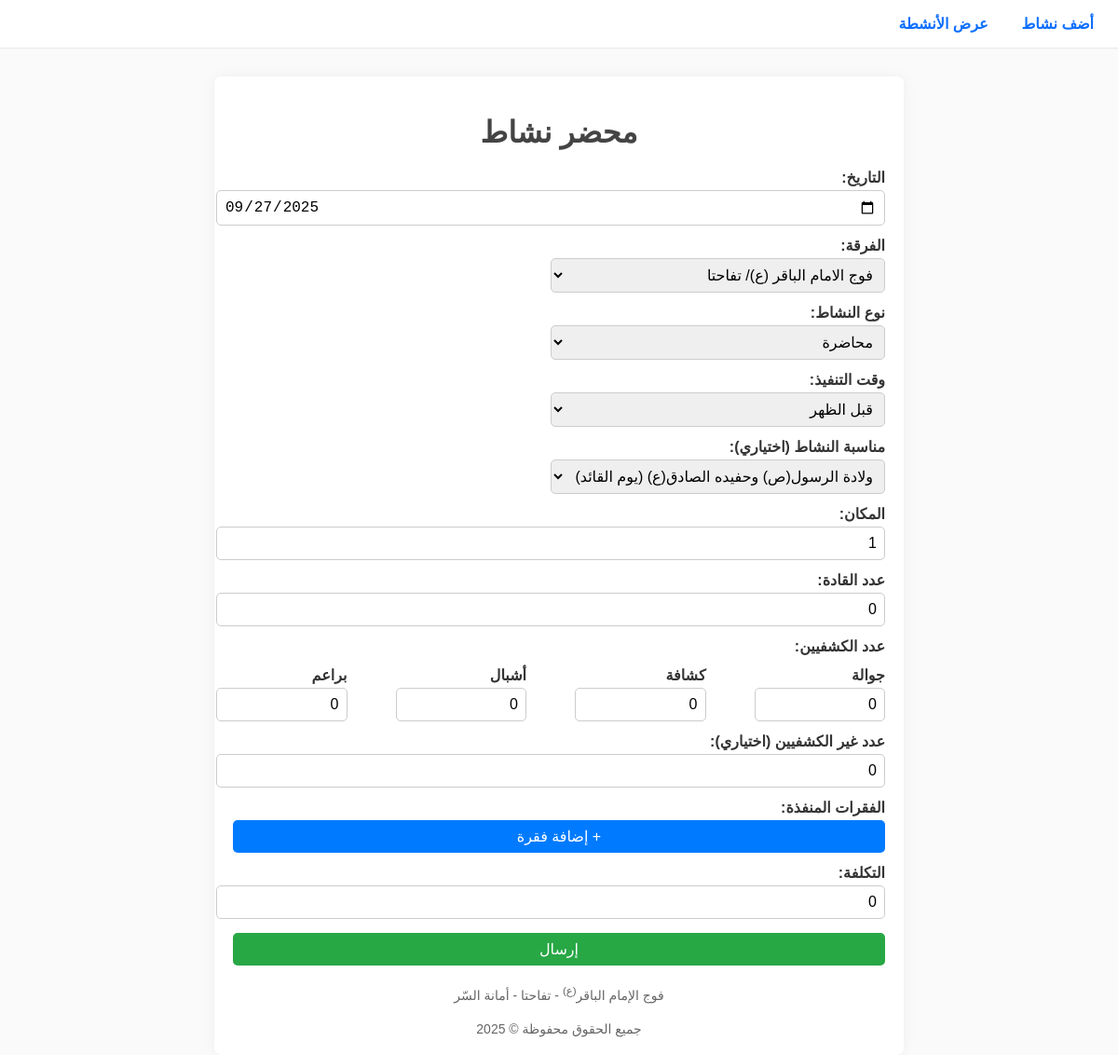
/edit/19, run on the app's committed database.
### tables this page shows
CREATE TABLE activities (
    id INTEGER PRIMARY KEY AUTOINCREMENT,
    date TEXT NOT NULL,
    group_name TEXT NOT NULL,
    activity_type TEXT NOT NULL,
    time TEXT NOT NULL,
    occasion TEXT,
    place TEXT NOT NULL,
    leaders_count INTEGER NOT NULL DEFAULT 0,
    jawele_count INTEGER NOT NULL DEFAULT 0,
    kashefe_count INTEGER NOT NULL DEFAULT 0,
    ashbele_count INTEGER NOT NULL DEFAULT 0,
    bara3em_count INTEGER NOT NULL DEFAULT 0,
    non_scouts_count INTEGER DEFAULT 0,
    paragraphs TEXT NOT NULL,
    cost INTEGER NOT NULL DEFAULT 0,
    created_at TEXT DEFAULT (DATETIME('now','localtime')),
    updated_at TEXT DEFAULT (DATETIME('now','localtime')),
    checked INTEGER DEFAULT 0,
    checked_at TEXT DEFAULT NULL
);

### app.py (the view, shortened to what this page needs)
@app.route("/edit/<int:activity_id>", methods=["GET", "POST"])
def edit_activity(activity_id):
    conn = get_conn()
    cursor = conn.cursor()
    cursor.execute("SELECT * FROM activities WHERE id = ?", (activity_id,))
    activity = cursor.fetchone()
    print(activity)
    conn.close()
    if not activity:
        flash("النشاط غير موجود", "error")
        return redirect(url_for("activities"))
    return render_template("edit_activity.html", activity=activity)

### app.py (called while the page is built)
def get_conn():
    return sqlite3.connect(DB_PATH)

### templates/edit_activity.html (shortened to what this page needs)
<!DOCTYPE html>
<html lang="ar" dir="rtl">
  <head>
    <link
      rel="stylesheet"
      href="https://cdn.jsdelivr.net/npm/choices.js/public/assets/styles/choices.min.css"
    />
  </head>
  <body>
    <nav class="site-nav">
      <div class="nav-inner">
        <a href="{{ url_for('index') }}">أضف نشاط</a>
        <a href="{{ url_for('activities') }}">عرض الأنشطة</a>
      </div>
    </nav>
    <div class="container">
      <h1>محضر نشاط</h1>
      <form method="POST" , enctype="multipart/form-data">
        <label>التاريخ:</label>
        <input type="date" name="date" value="{{ activity[1] }}" required />
        <label>الفرقة:</label>
        <div class="select-wrapper">
          <select id="group" name="group">
            <option value="{{ activity[2] }}">{{ activity[2] }}</option>
          </select>
        </div>
        <label>نوع النشاط:</label>
        <div class="select-wrapper">
          <select id="activity_type" name="activity_type">
            <option value="{{ activity[3] }}">{{ activity[3] }}</option>
          </select>
        </div>
        <label>وقت التنفيذ:</label>
        <div class="select-wrapper">
          <select id="time" name="time">
            <option value="{{ activity[4] }}">{{ activity[4] }}</option>
          </select>
        </div>
        <label>مناسبة النشاط (اختياري):</label>
        <div class="select-wrapper">
          <select id="occasion" name="occasion">
            <option>{{ activity[5] }}</option>
          </select>
        </div>
        <label>المكان:</label>
        <input type="text" name="place" value="{{ activity[6] }}" required />
        <label>عدد القادة:</label>
        <input
          type="number"
          name="leaders"
          value="{{ activity[7] }}"
          required
          min="0"
        />
        <label>عدد الكشفيين:</label>
        <div id="scouts_container">
          <div>
            <label for="jawele">جوالة</label>
            <input
              type="number"
              id="jawele"
              name="jawele"
              min="0"
              value="{{ activity[8] }}"
              onfocus="this.select()"
            />
          </div>
          <div>
            <label for="kashefe">كشافة</label>
            <input
              type="number"
              id="kashefe"
              name="kashefe"
              min="0"
              value="{{ activity[9] }}"
              onfocus="this.select()"
            />
          </div>
          <div>
            <label for="ashbele">أشبال</label>
            <input
              type="number"
              id="ashbele"
              name="ashbele"
              min="0"
              value="{{ activity[10] }}"
              onfocus="this.select()"
            />
          </div>
          <div>
            <label for="bara3em">براعم</label>
            <input
              type="number"
              id="bara3em"
              name="bara3em"
              min="0"
              value="{{ activity[11] }}"
              onfocus="this.select()"
            />
          </div>
        </div>
        <label>عدد غير الكشفيين (اختياري):</label>
        <input
          type="number"
          name="non_scouts"
          min="0"
          value="{{ activity[12] }}"
          onfocus="this.select()"
        />
        <label>الفقرات المنفذة:</label>
        <button type="button" class="add-btn" onclick="addParagraph()">
          + إضافة فقرة
        </button>
        <label>التكلفة:</label>
        <input
          type="number"
          name="cost"
          min="0"
          value="{{ activity[14] }}"
          onfocus="this.select()"
        />
        <button type="submit" class="submit-btn">إرسال</button>
      </form>
      <div class="footer">
        فوج الإمام الباقر<sup>(ع)</sup> - تفاحتا - أمانة السّر
      </div>
      <div class="footer">جميع الحقوق محفوظة © 2025</div>
    </div>
  </body>
</html>

### templates/edit_activity.html (style rules this page uses)
body { font-family: sans-serif; background: #fafafa; margin: 0; padding: 0; color: #333; }
.container { max-width: 700px; margin: auto; background: white; padding: 20px; border-radius: 8px; box-shadow: 0 0 15px rgba(0, 0, 0, 0.05); margin-top: 30px; }
h1 { text-align: center; color: #444; margin-bottom: 20px; }
label { display: block; margin-top: 12px; font-weight: bold; }
input, select, button { width: 100%; padding: 8px; margin-top: 4px; border-radius: 5px; border: 1px solid #ccc; font-size: 16px; }
select { width: 50%; }
button { cursor: pointer; }
.add-btn { background: #007bff; color: white; border: none; }
.submit-btn { background: #28a745; color: white; margin-top: 15px; border: none; }
.select-wrapper { position: relative; width: 102.5%; }
.footer { text-align: center; margin-top: 20px; font-size: 14px; color: #666; }
#scouts_container { display: flex; gap: 10%; align-items: center; }
.site-nav { position: -webkit-sticky; position: sticky; top: 0; z-index: 1100; background: #fff; border-bottom: 1px solid #e9ecef; box-shadow: 0 1px 0 rgba(0, 0, 0, 0.02); }
.site-nav .nav-inner { width: 100%; padding: 8px 14px; min-height: 48px; display: flex; direction: rtl; justify-content: flex-start; gap: 12px; align-items: center; box-sizing: border-box; font-size: 16px; }
.site-nav a { color: #0d6efd; text-decoration: none; padding: 8px 12px; border-radius: 6px; font-weight: 600; display: inline-block; }

### data on the page
activities: date "09/27/2025", group "فوج الامام الباقر (ع)/ تفاحتا", activity_type "محاضرة", time "قبل الظهر", occasion "ولادة الرسول(ص) وحفيده الصادق(ع) (يوم القائد)", place "1", leaders "0", jawele "0", kashefe "0", ashbele "0", bara3em "0", non_scouts "0", cost "0"
